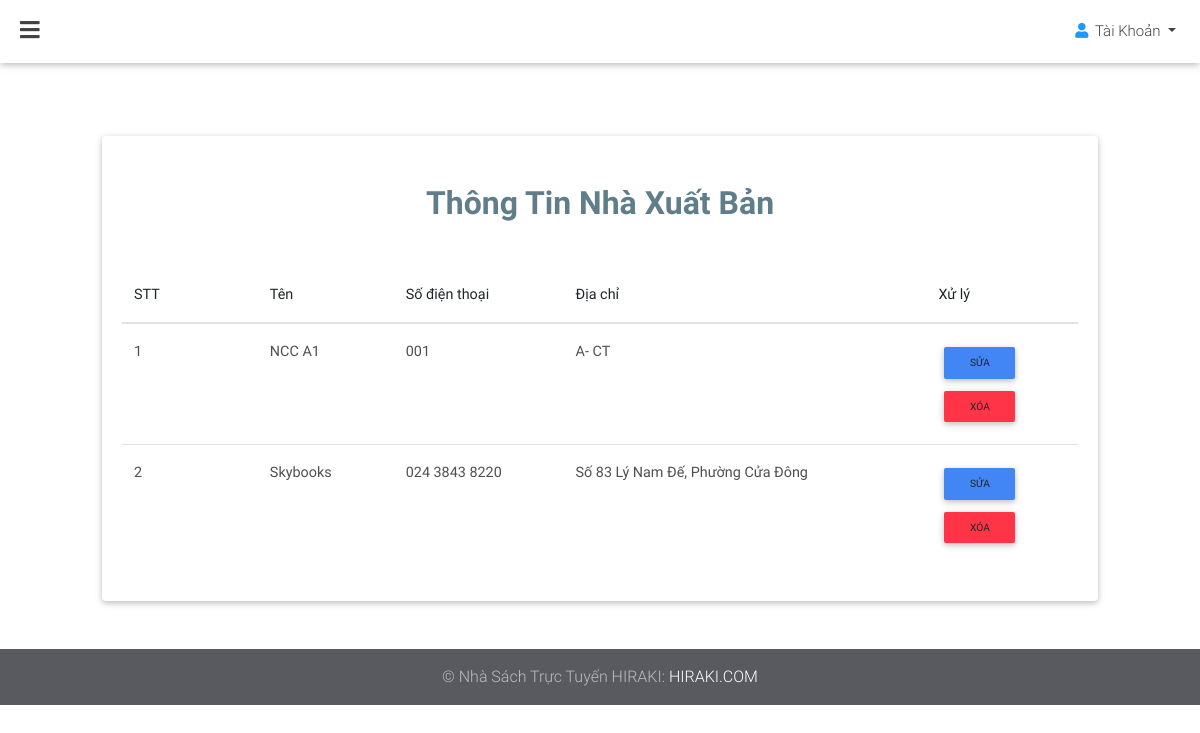
The page /admin/ncc/dsncc.php on the database as committed earlier.
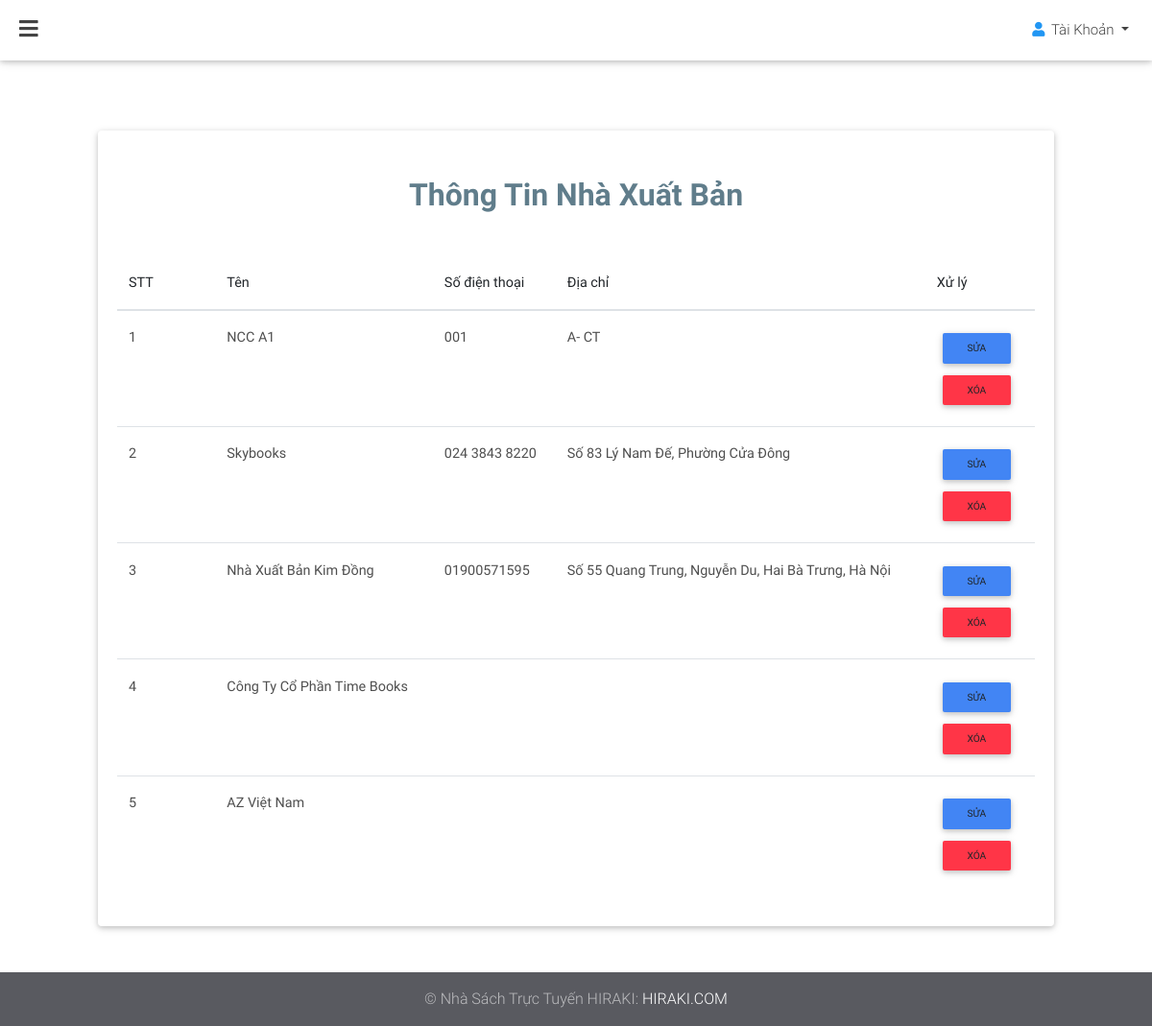
The same page on the database as committed later.
### tables this page shows
CREATE TABLE `nha_cung_cap` (
  `ncc_id` int(255) NOT NULL,
  `ncc_ten` varchar(255) NOT NULL,
  `ncc_sdt` varchar(255) DEFAULT NULL,
  `ncc_diachi` varchar(255) DEFAULT NULL
);

### admin/ncc/dsncc.php (the view, shortened to what this page needs)
<?php
require "../../db.php";
$sql1 = "SELECT * FROM nha_cung_cap";
$result = $conn->query($sql1);
?>
<!DOCTYPE html>
<html lang="en">
<head>
    <link rel="stylesheet" href="https://use.fontawesome.com/releases/v5.11.2/css/all.css">
    <link rel="stylesheet" href="../../css/bootstrap.min.css">
    <link rel="stylesheet" href="../../css/mdb.min.css">
    <link rel="stylesheet" type="text/css" href="../../css/addons/datatables.min.css">
    <link rel="stylesheet" href="../../css/addons/datatables-select.min.css">
</head>
<body class="fixed-sn white-skin white">
<header>
    <nav class="navbar fixed-top navbar-expand-lg scrolling-navbar double-nav">
        <div class="float-left">
            <a href="#" data-activates="slide-out" class="button-collapse"><i class="fas fa-bars"></i></a>
        </div>
        <ul class="nav navbar-nav nav-flex-icons ml-auto">
            <li class="nav-item dropdown">
                <a class="nav-link dropdown-toggle waves-effect" href="#" id="userDropdown" data-toggle="dropdown"
                   aria-haspopup="true" aria-expanded="false">
                    <i class="fas fa-user blue-text"></i> <span
                        class="clearfix d-none d-sm-inline-block">Tài Khoản</span>
                </a>
            </li>
        </ul>
    </nav>
</header>
<main>
    <div class="container-fluid my-5">
        <section>
            <div class="col-md-12">
                <div class="card">
                    <h2 class="text-center blue-grey-text font-weight-bold mb-4 mt-5">Thông Tin Nhà Xuất Bản</h2>
                    <div class="card-body">
                        <table id="dtMaterialDesignExample" class="table" cellspacing="0" width="100%">
                            <thead>
                            <tr>
                                <th class="th-sm">STT</th>
                                <th class="th-sm">Tên</th>
                                <th class="th-sm">Số điện thoại</th>
                                <th class="th-sm">Địa chỉ</th>
                                <th class="th-sm">Xử lý</th>
                            </tr>
                            </thead>
                            <tbody>
                            <?php
                            if ($result->num_rows > 0) {
                                $i=1;
                                while ($row = $result->fetch_assoc()) {
                                    echo "<tr>
                                                <td>".$i."</td>
                                                <td>".$row['ncc_ten']."</td>
                                                <td>".$row['ncc_sdt']."</td>
                                                <td>".$row['ncc_diachi']."</td>
                                                <td>
                                                    <button type='button' class='btn btn-sm btn-primary'>
                                                    <a href=\"suancc.php?idncc=".$row['ncc_id']."\"  > Sửa </a>
                                                    </button>
                                                <br>
                                                     <button type='button' class='btn btn-sm btn-danger'>
                                                     <a onclick=\"return confirm('Bạn chắc chắn muốn xóa Nhà cung cấp này?')\"
                                                     href=\"xoancc.php?idncc=".$row['ncc_id']."\"> Xóa </a>
                                                     </button>
                                                </td>
                                               ";
                                    $i++;
                                }
                            }
                            ?>
                            </tbody>
                        </table>
                    </div>
                </div>
            </div>
        </section>
    </div>
</main>
<footer class="page-footer pt-0 mt-5">
    <div class="footer-copyright py-3 text-center">
        <div class="container-fluid">
            © Nhà Sách Trực Tuyến HIRAKI: <a href="#" target="_blank"> HIRAKI.COM </a>
        </div>
    </div>
</footer>
</body>
</html>

Rows that differ between the two databases and show on the page:
added nha_cung_cap: ncc_ten "Nhà Xuất Bản Kim Đồng", ncc_sdt "01900571595", ncc_diachi "Số 55 Quang Trung, Nguyễn Du, Hai Bà Trưng, Hà Nội"
added nha_cung_cap: ncc_ten "Công Ty Cổ Phần Time Books"
added nha_cung_cap: ncc_ten "AZ Việt Nam"
